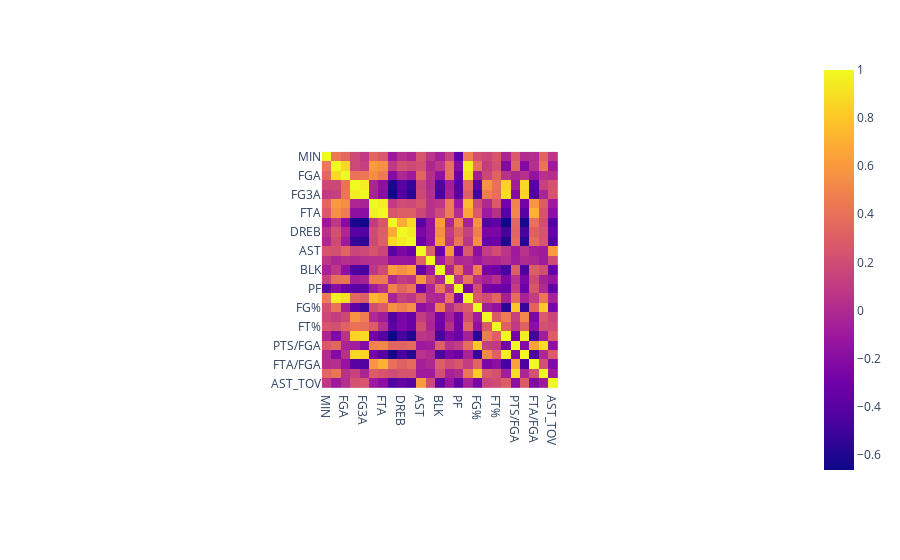

Write notebook code for a chart like this one.
### Code cell
data_per_min = data.groupby(['PLAYER','PLAYER_ID','Year'])[total_cols].sum().reset_index()
for col in data_per_min.columns[4:]:
    data_per_min[col] = data_per_min[col]/data_per_min['MIN']


data_per_min['FG%'] = data_per_min['FGM']/data_per_min['FGA']
data_per_min['3PT%'] = data_per_min['FG3M']/data_per_min['FG3A']
data_per_min['FT%'] = data_per_min['FTM']/data_per_min['FTA']
data_per_min['FG3A%'] = data_per_min['FG3A']/data_per_min['FGA']
data_per_min['PTS/FGA'] = data_per_min['PTS']/data_per_min['FGA']
data_per_min['FG3M/FGM'] = data_per_min['FG3M']/data_per_min['FGM']
data_per_min['FTA/FGA'] = data_per_min['FTA']/data_per_min['FGA']
data_per_min['TRU%'] = 0.5*data_per_min['PTS']/(data_per_min['FGA']+0.475*data_per_min['FTA'])
data_per_min['AST_TOV'] = data_per_min['AST']/data_per_min['TOV']

data_per_min = data_per_min[data_per_min['MIN']>=50]
data_per_min.drop(columns='PLAYER_ID', inplace=True)

fig = px.imshow(data_per_min.corr())
fig.show()

### Figure 1 — Plotly figure (JSON) as saved in the notebook; plotly's stock layout.template omitted (floating-point values rounded to 4 significant figures; data arrays with more than 128 entries replaced by an {"elided": "..."} marker saying what was removed)
{"data": [{"coloraxis": "coloraxis", "hovertemplate": "x: %{x}<br>y: %{y}<br>color: %{z}<extra></extra>", "name": "0", "type": "heatmap", "x": ["MIN", "FGM", "FGA", "FG3M", "FG3A", "FTM", "FTA", "OREB", "DREB", "REB", "AST", "STL", "BLK", "TOV", "PF", "PTS", "FG%", "3PT%", "FT%", "FG3A%", "PTS/FGA", "FG3M/FGM", "FTA/FGA", "TRU%", "AST_TOV"], "xaxis": "x", "y": ["MIN", "FGM", "FGA", "FG3M", "FG3A", "FTM", "FTA", "OREB", "DREB", "REB", "AST", "STL", "BLK", "TOV", "PF", "PTS", "FG%", "3PT%", "FT%", "FG3A%", "PTS/FGA", "FG3M/FGM", "FTA/FGA", "TRU%", "AST_TOV"], "yaxis": "y", "z": {"elided": "25x25 float values"}}], "layout": {"autosize": true, "coloraxis": {"colorscale": [[0, "#0d0887"], [0.1111, "#46039f"], [0.2222, "#7201a8"], [0.3333, "#9c179e"], [0.4444, "#bd3786"], [0.5556, "#d8576b"], [0.6667, "#ed7953"], [0.7778, "#fb9f3a"], [0.8889, "#fdca26"], [1, "#f0f921"]]}, "margin": {"t": 60}, "xaxis": {"anchor": "y", "autorange": true, "constrain": "domain", "domain": [0.3358, 0.6642], "range": [-0.5, 24.5], "scaleanchor": "y", "type": "category"}, "yaxis": {"anchor": "x", "autorange": true, "constrain": "domain", "domain": [0, 1], "range": [24.5, -0.5], "type": "category"}}}
